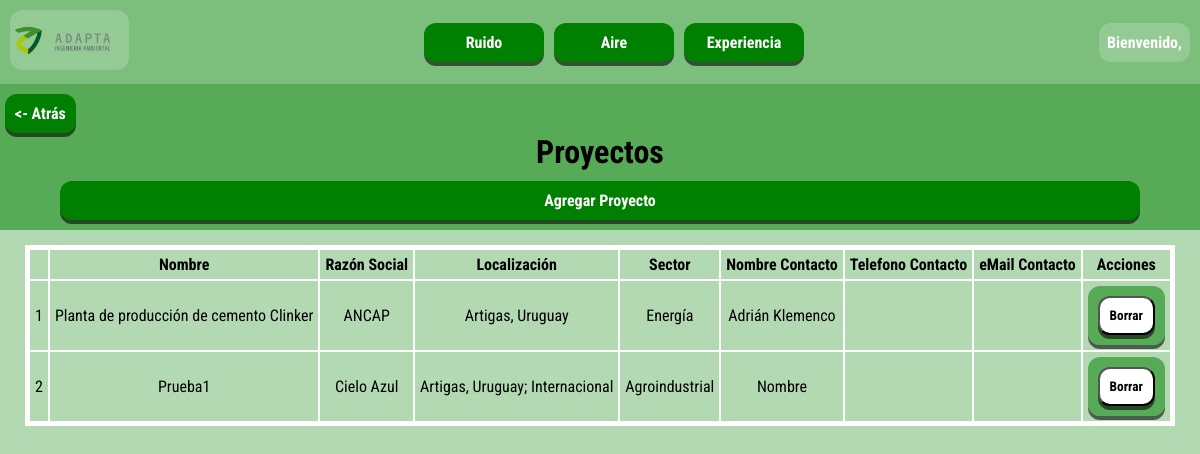
/experiencia/proyectos (signed in), run on the app's committed database.
### servicios_adapta_app/models.py (models this page shows, shortened)
class experienciaProyecto(models.Model):
    id = models.AutoField(primary_key=True)
    nombre = models.CharField(max_length=300)
    contacto_nombre = models.CharField(max_length=100)
    contacto_telefono = models.CharField(max_length=20, blank=True)
    contacto_mail = models.EmailField(blank=True)
    razon = models.ForeignKey(experienciaRazonSocial, on_delete=models.CASCADE)
    localizacion = models.ManyToManyField(experienciaLocalizaciones, related_name='proyectos')
    SECTOR_CHOICES = [
        ('agroindustrial', 'Agroindustrial'),
        ('aguapot_sanea', 'Agua potable y saneamiento'),
        ('ambiente', 'Ambiente'),
        ('comercial', 'Comercial'),
        ('energia', 'Energía'),
        ('industrial', 'Industrial'),
        ('infraestruct', 'Infraestructura'),
        ('logistica', 'Logística'),
        ('mineria', 'Minería'),
        ('puertos', 'Puertos'),
        ('recursosH', 'Recursos Hídricos'),
        ('recursosS', 'Recursos Solidos'),
        ('salud', 'Salud'),
        ('servicios', 'Servicios'),
        ('telecom', 'Telecomunicaciones'),
    ]
    sector = models.CharField(max_length=50, choices=SECTOR_CHOICES)

class experienciaRazonSocial(models.Model):
    id = models.AutoField(primary_key=True)
    nombre = models.CharField(max_length=150, unique=True)

class experienciaLocalizaciones(models.Model):
    departamento = models.CharField(max_length=100, blank=True)
    pais = models.CharField(max_length=100)
    def __str__(self):
        if self.departamento:
            return f"{self.departamento}, {self.pais}"
        else:
            return self.pais

### servicios_adapta_app/views.py (the view)
# urls.py: path('experiencia/proyectos', views.experienciaProyectos, name='experiencia-proyectos'),
def experienciaProyectos(request):
    if request.user.is_authenticated:
        proyectos = experienciaProyecto.objects.all()
        context = {'proyectos': proyectos}
        return render(request, './servicios_adapta_app/experiencia_proyectos.html', context)
    else:
        return redirect('login')

### servicios_adapta_app/templates/servicios_adapta_app/experiencia_proyectos.html (shortened to what this page needs)
{% extends './base.html' %}
{% block content %}
<div class="tableForm">
    <div class="top-section">
        <div class="div-atras">
            <a class="boton-atras" href="{% url 'menu-experiencia' %}"> <- Atrás</a>
        </div>
        <h1 style="margin-bottom: 10px; margin-top: 0;">Proyectos</h1>
        <div class="sub-section">
            <a href="{% url 'experiencia-proyectos-agregar' %}" style="margin-bottom: 10px;">Agregar Proyecto</a>
        </div>
    </div>
    <div class="table-section">
        <table>
            <thead>
                <tr>
                    <th></th>
                    <th>Nombre</th>
                    <th>Razón Social</th>
                    <th>Localización</th>
                    <th>Sector</th>
                    <th>Nombre Contacto</th>
                    <th>Telefono Contacto</th>
                    <th>eMail Contacto</th>
                    <th>Acciones</th>
                </tr>
            </thead>
            <tbody>
                {% for proyecto in proyectos %}
                <tr>
                    <td>{{ forloop.counter }}</td>
                    <td>{{ proyecto.nombre }}</td>
                    <td>{{ proyecto.razon.nombre }}</td>
                    <td>{{ proyecto.localizacion.all|join:'; ' }}</td>
                    <td>{{ proyecto.get_sector_display }}</td>
                    <td>{{ proyecto.contacto_nombre }}</td>
                    <td>{{ proyecto.contacto_telefono }}</td>
                    <td>{{ proyecto.contacto_mail }}</td>
                    <td>
                        <form method="POST" action="{% url 'borrar_proyecto' proyecto.id %}">
                            <button type="submit">Borrar</button>
                        </form>
                    </td>
                </tr>
                {% endfor %}
            </tbody>
        </table>
    </div>
</div>
{% endblock %}

### servicios_adapta_app/static/main.css (style rules this page uses)
* { margin: 0; padding: 0; font-family: 'Roboto Condensed', sans-serif; }
body { height: 100vh; }

### servicios_adapta_app/static/form.css (style rules this page uses)
form { background-color: rgba(0, 128, 0, 0.514); border-radius: 12px; padding: 10px; box-shadow: 0px 4px rgba(0, 0, 0, 0.577); color: white }
form button { font-weight: bold; background-color: white; border-radius: 12px; box-shadow: 0px 4px rgba(0, 0, 0, 0.577); padding: 10px; }

### servicios_adapta_app/static/tabla-mediciones.css (style rules this page uses)
.tableForm { background-color: rgba(0, 128, 0, 0.297); min-height: 100vh; min-width: 100%; display: flex; flex-direction: column; }
.top-section { align-items: center; justify-content: center; display: flex; flex-direction: column; width: 100%; background-color: rgba(0, 128, 0, 0.514); }
.top-section h1 { width: 100%; margin-top: 15px; font-weight: bold; text-align: center; }
.sub-section { width: 90%; display: flex; flex-wrap: wrap; align-items: center; justify-content: center; gap: 20px; }
.sub-section form, .sub-section a, .sub-section button { flex: 1; text-align: center; }
.sub-section a { text-decoration: none; color: white; font-weight: bold; background-color: green; border-radius: 12px; box-shadow: 0px 4px rgba(0, 0, 0, 0.577); padding: 10px; transition: background-color .2s; }
.table-section { align-items: center; justify-content: center; display: flex; flex-direction: column; padding: 15px; }
.table-section table, td, th { text-align: center; border-collapse: collapse; border: 2px solid white; }
.table-section table { border: 5px solid white; }
.table-section td, th { padding: 5px; }

### servicios_adapta_app/static/tabla-experiencia.css (style rules this page uses)
.div-atras { padding-left: 10px; padding-top: 10px; display: flex; justify-content: start; width: 100%; }
.experiencia-sub-section a, .boton-atras { text-decoration: none; color: white; font-weight: bold; background-color: green; border-radius: 12px; box-shadow: 0px 4px rgba(0, 0, 0, 0.577); padding: 10px; transition: background-color .2s; }

### data on the page
experienciaProyecto: nombre "Planta de producción de cemento Clinker", razon.nombre "ANCAP", localizacion.all "Artigas, Uruguay", sector "Energía", contacto_nombre "Adrián Klemenco"
experienciaProyecto: nombre "Prueba1", razon.nombre "Cielo Azul", localizacion.all "Artigas, Uruguay; Internacional", sector "Agroindustrial", contacto_nombre "Nombre"
